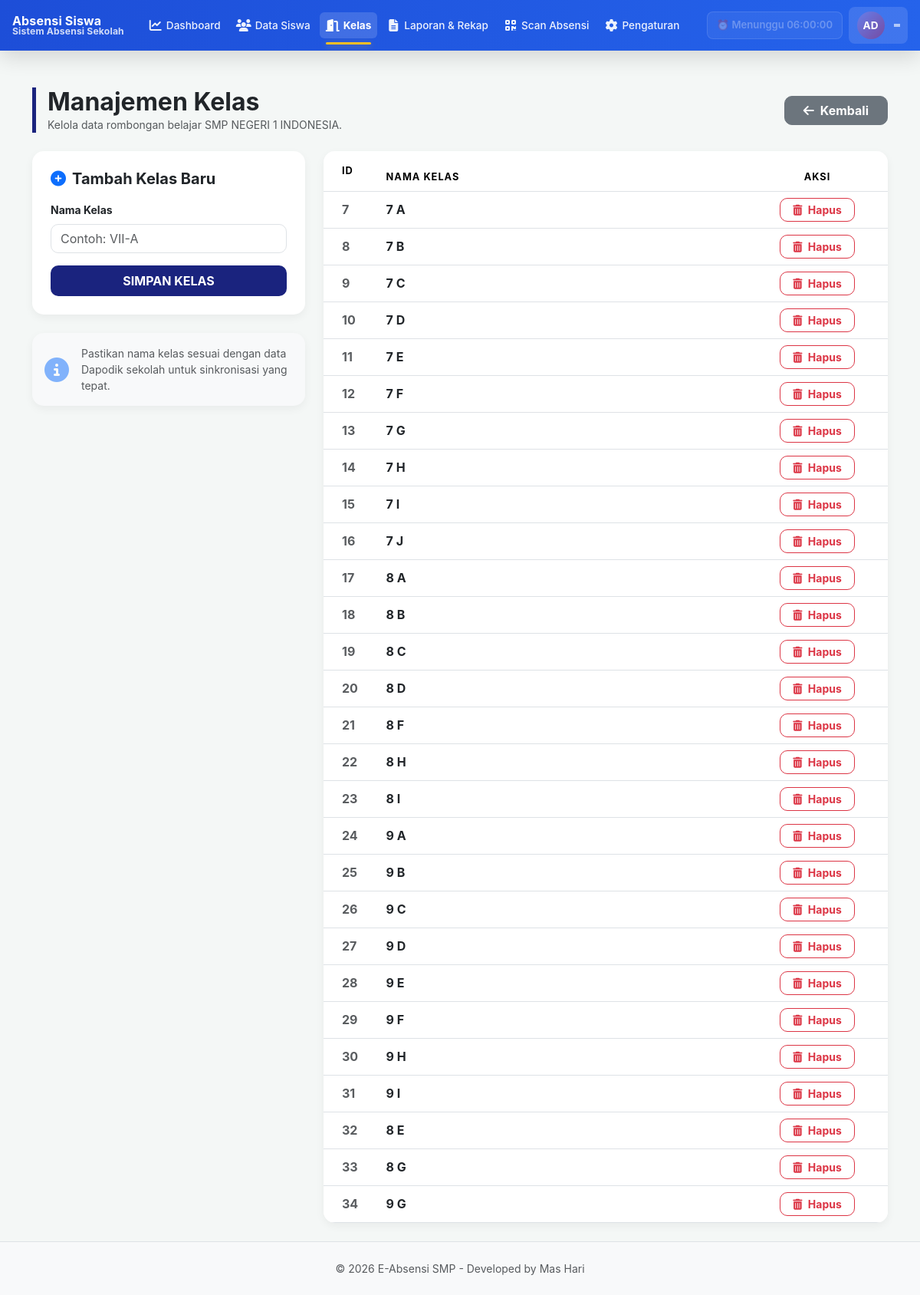
The app's page /pages/kelas.php (signed in) with its own data.
### tables this page shows
CREATE TABLE `kelas` (
  `id_kelas` int NOT NULL AUTO_INCREMENT,
  `nama_kelas` varchar(50) NOT NULL,
  PRIMARY KEY (`id_kelas`),
  UNIQUE KEY `uk_kelas_nama` (`nama_kelas`)
);

### includes/DatabaseHelper.php (called while the page is built, shortened)
<?php
class DatabaseHelper {
    private $conn;
    public function __construct($connection) {
        $this->conn = $connection;
    }
    public function select($query, $params = [], $types = '') {
        try {
            $stmt = $this->conn->prepare($query);
            if (!$stmt->execute()) {
                $this->lastError = $stmt->error;
                $stmt->close();
                return false;
            }
            $result = $stmt->get_result();
            $data = [];
            while ($row = $result->fetch_assoc()) {
                $data[] = $row;
            }
            return $data;
        } catch (Exception $e) {
            $this->lastError = $e->getMessage();
            return false;
        }
    }
}
?>

### includes/SecurityHelper.php (called while the page is built, shortened)
<?php
class SecurityHelper {
    public static function escapeHTML($text) {
        return htmlspecialchars($text, ENT_QUOTES, 'UTF-8');
    }
}
?>

### includes/CSRFProtection.php (called while the page is built, shortened)
<?php
class CSRFProtection {
    private static $token_name = 'csrf_token';
    public static function generateToken() {
        return $_SESSION[self::$token_name];
    }
    public static function getToken() {
        return self::generateToken();
    }
}
?>

### pages/kelas.php (the view, shortened to what this page needs)
<?php
require_once __DIR__ . '/../includes/config.php';
require_once __DIR__ . '/../includes/SecurityHelper.php';
require_once __DIR__ . '/../includes/DatabaseHelper.php';
require_once __DIR__ . '/../includes/CSRFProtection.php';
$dbHelper = new DatabaseHelper($conn);
?>
<!DOCTYPE html>
<html lang="id">
<head>
    <link href="../assets/vendor/bootstrap-5.3.8-dist/css/bootstrap.min.css" rel="stylesheet">
    <link href='../assets/css/site.css' rel='stylesheet'>
    <link href="https://cdnjs.cloudflare.com/ajax/libs/font-awesome/6.4.0/css/all.min.css" rel="stylesheet">
</head>
<body>
<?php include '../includes/navbar.php'; ?>
<div class="container py-4">
    <div class="d-flex justify-content-between align-items-center mb-4 school-header">
        <div>
            <h2 class="fw-bold mb-0 text-dark">Manajemen Kelas</h2>
            <p class="text-muted small mb-0">Kelola data rombongan belajar SMP NEGERI 1 INDONESIA.</p>
        </div>
        <a href="dashboard.php" class="btn btn-secondary fw-bold px-4">
            <i class="fas fa-arrow-left me-2"></i>Kembali
        </a>
    </div>
    <div class="row g-4">
        <div class="col-lg-4">
            <div class="card p-4">
                <h5 class="fw-bold mb-3"><i class="fas fa-plus-circle text-primary me-2"></i>Tambah Kelas Baru</h5>
                <form action="" method="POST">
                    <div class="mb-3">
                        <label class="form-label small fw-bold">Nama Kelas</label>
                        <input type="text" name="nama_kelas" class="form-control" placeholder="Contoh: VII-A" required>
                    </div>
                    <button type="submit" name="tambah_kelas" class="btn btn-primary w-100 fw-bold py-2">
                        SIMPAN KELAS
                    </button>
                </form>
            </div>
            <div class="card mt-4 p-3 bg-light border-0">
                <div class="d-flex align-items-center">
                    <i class="fas fa-info-circle fa-2x text-primary me-3 opacity-50"></i>
                    <p class="small mb-0 text-muted">Pastikan nama kelas sesuai dengan data Dapodik sekolah untuk sinkronisasi yang tepat.</p>
                </div>
            </div>
        </div>
        <div class="col-lg-8">
            <div class="card overflow-hidden">
                <div class="table-responsive">
                    <table class="table table-hover align-middle mb-0">
                        <thead>
                            <tr>
                                <th class="ps-4 py-3" width="10%">ID</th>
                                <th width="65%">Nama Kelas</th>
                                <th class="text-center" width="25%">Aksi</th>
                            </tr>
                        </thead>
                        <tbody>
                            <?php
                            $klasList = $dbHelper->select(
                                "SELECT * FROM kelas ORDER BY id_kelas ASC",
                                [],
                                ''
                            );
                            if(!empty($klasList)):
                                foreach($klasList as $r):
                            ?>
                            <tr>
                                <td class="ps-4 fw-bold text-muted"><?= SecurityHelper::escapeHTML($r['id_kelas']) ?></td>
                                <td class="fw-bold text-dark"><?= SecurityHelper::escapeHTML($r['nama_kelas']) ?></td>
                                <td class="text-center">
                                    <a href="kelas.php?hapus=<?= (int)$r['id_kelas'] ?>&csrf_token=<?= urlencode(CSRFProtection::getToken()) ?>"
                                       class="btn btn-sm btn-outline-danger px-3 fw-bold"
                                       onclick="return confirm('Hapus kelas ini? Semua siswa di kelas ini akan kehilangan relasi kelasnya.')">
                                        <i class="fas fa-trash-alt me-1"></i> Hapus
                                    </a>
                                </td>
                            </tr>
                            <?php endforeach; else: ?>
                            <tr><td colspan="3" class="text-center py-5 text-muted small">Belum ada data kelas yang terdaftar.</td></tr>
                            <?php endif; ?>
                        </tbody>
                    </table>
                </div>
            </div>
        </div>
    </div>
</div>
<?php include '../includes/footer.php'; ?>
</body>
</html>

### assets/css/site.css (style rules this page uses)
:root { --app-primary: #1d4ed8; --app-primary-600: #2563eb; --app-secondary: #0f172a; --app-bg: #f8fafc; --app-surface: #ffffff; --app-text: #0f172a; --app-muted: #64748b; --app-success: #059669; --app-warning: #d97706; --app-danger: #dc2626; --space-1: 0.25rem; --space-2: 0.5rem; --space-3: 0.75rem; --space-4: 1rem; --space-5: 1.5rem; --space-6: 2rem; --radius-md: 10px; --radius-lg: 14px; --shadow-soft: 0 10px 30px rgba(15, 23, 42, 0.08); }
body { font-family: 'Inter', sans-serif; background-color: var(--app-bg); color: var(--app-text); }
.btn, .form-control, .form-select { border-radius: var(--radius-md); transition: all 0.2s ease; }
.alert, .card, .table { box-shadow: 0 2px 8px rgba(0, 0, 0, 0.03); }

### pages/kelas.php (style rules this page uses)
body { background: #f4f7f6; }
.card { border: none; border-radius: 15px; box-shadow: 0 4px 12px rgba(0,0,0,0.05); }
.btn-primary { background: #1a237e; border: none; }
.table thead { background: #f8f9fa; text-transform: uppercase; font-size: 0.8rem; letter-spacing: 1px; }
.school-header { border-left: 5px solid #1a237e; padding-left: 15px; }

### records on screen
kelas: id_kelas "7", nama_kelas "7 A"
kelas: id_kelas "8", nama_kelas "7 B"
kelas: id_kelas "9", nama_kelas "7 C"
kelas: id_kelas "10", nama_kelas "7 D"
kelas: id_kelas "11", nama_kelas "7 E"
kelas: id_kelas "12", nama_kelas "7 F"
kelas: id_kelas "13", nama_kelas "7 G"
kelas: id_kelas "14", nama_kelas "7 H"
kelas: id_kelas "15", nama_kelas "7 I"
kelas: id_kelas "16", nama_kelas "7 J"
kelas: id_kelas "17", nama_kelas "8 A"
kelas: id_kelas "18", nama_kelas "8 B"
kelas: id_kelas "19", nama_kelas "8 C"
kelas: id_kelas "20", nama_kelas "8 D"
kelas: id_kelas "21", nama_kelas "8 F"
kelas: id_kelas "22", nama_kelas "8 H"
kelas: id_kelas "23", nama_kelas "8 I"
kelas: id_kelas "24", nama_kelas "9 A"
kelas: id_kelas "25", nama_kelas "9 B"
kelas: id_kelas "26", nama_kelas "9 C"
kelas: id_kelas "27", nama_kelas "9 D"
kelas: id_kelas "28", nama_kelas "9 E"
kelas: id_kelas "29", nama_kelas "9 F"
kelas: id_kelas "30", nama_kelas "9 H"
kelas: id_kelas "31", nama_kelas "9 I"
kelas: id_kelas "32", nama_kelas "8 E"
kelas: id_kelas "33", nama_kelas "8 G"
kelas: id_kelas "34", nama_kelas "9 G"

### other values on screen
$label "Dashboard"
$label "Data Siswa"
$label "Kelas"
$label "Laporan & Rekap"
$label "Scan Absensi"
$label "Pengaturan"
$scanStatus['text'] "⏰ Menunggu 06:00:00"
$initials "AD"
